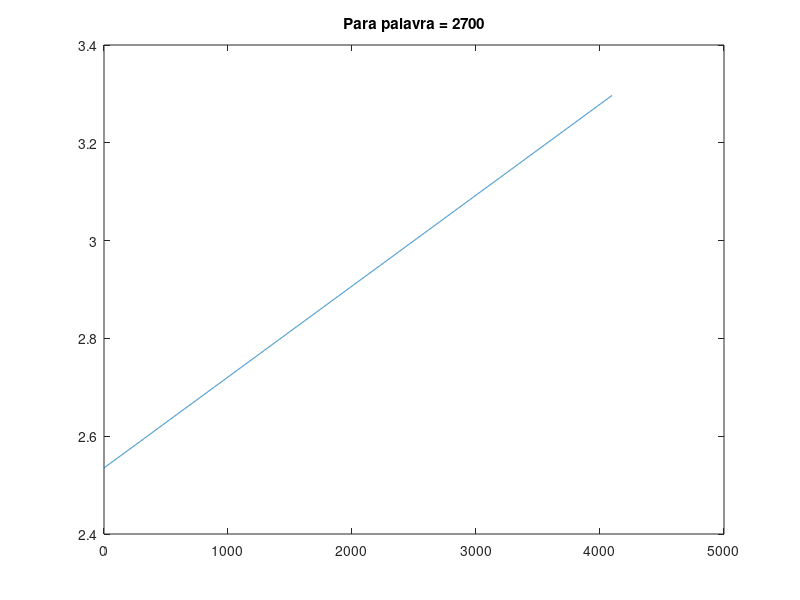
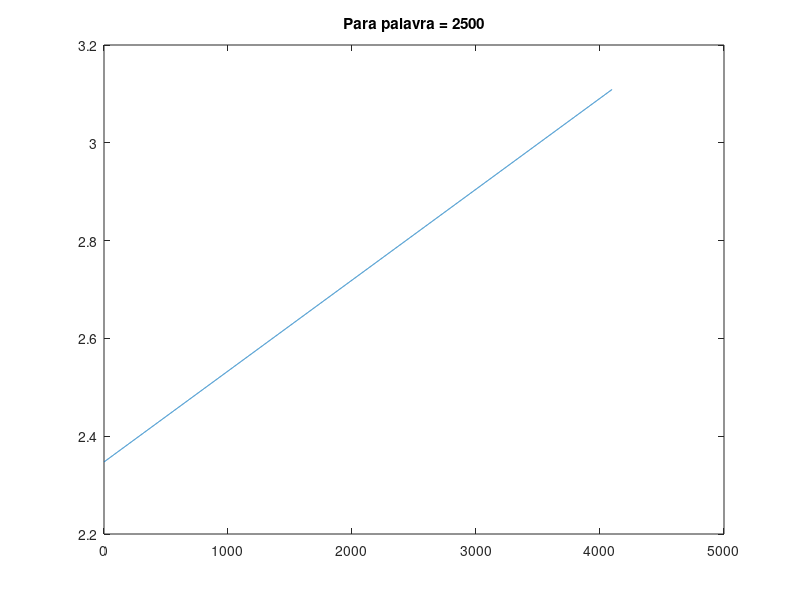
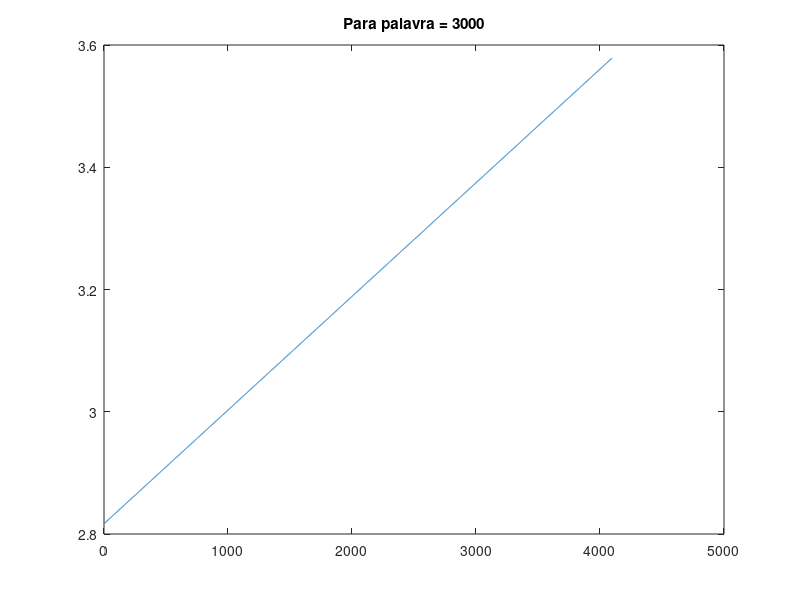
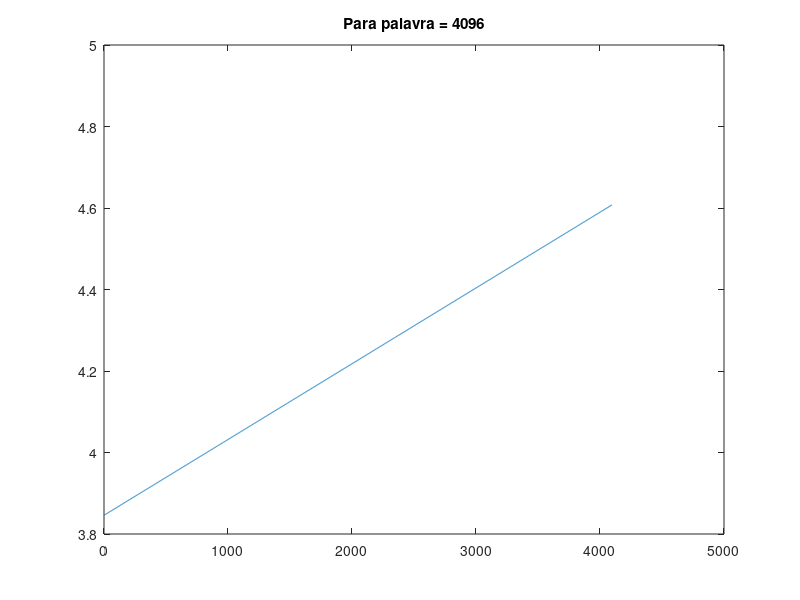

MATLAB code to generate these figures, in order:
close all;
clear all;

n = 0:1/4096:1;

dac1_max = 3.3;
dac2_max = 5;

r1 = 300e3;
r2 = 1e6;

dac1 = dac1_max*n;
dac2 = dac2_max*n;

figure;
palavra = 2700;
Vgs = (dac1*r1 + dac2_max*r2*palavra/4096)/(r1+r2);
plot(Vgs)
title('Para palavra = 2700');

figure;
palavra = 2500;
Vgs = (dac1*r1 + dac2_max*r2*palavra/4096)/(r1+r2);
plot(Vgs)
title('Para palavra = 2500');

figure;
palavra = 3000;
Vgs = (dac1*r1 + dac2_max*r2*palavra/4096)/(r1+r2);
plot(Vgs)
title('Para palavra = 3000');

figure;
palavra = 4096;
Vgs = (dac1*r1 + dac2_max*r2*palavra/4096)/(r1+r2);
plot(Vgs)
title('Para palavra = 4096');
